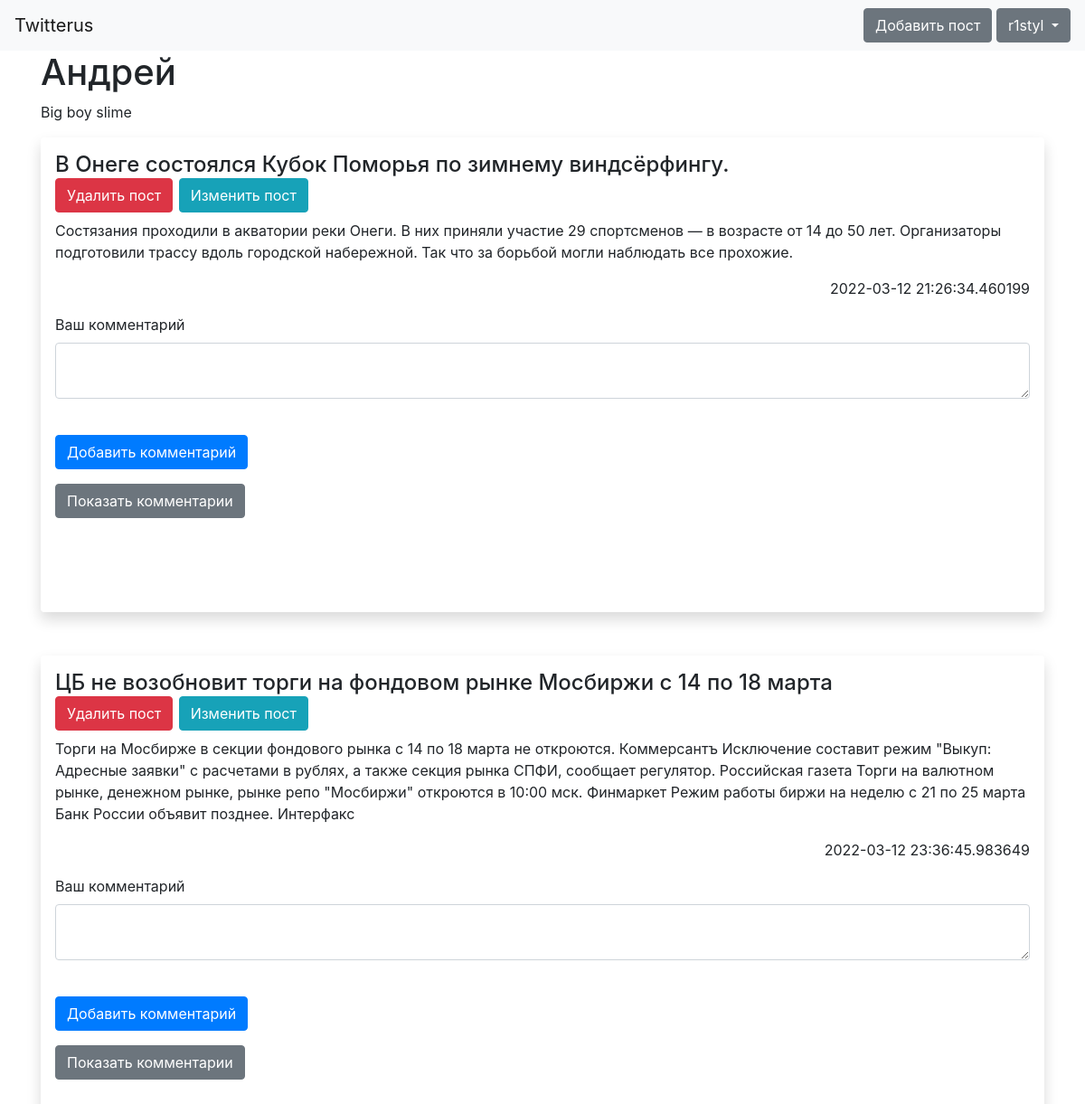
The app's page /user/1 (signed in) with its own data.
### data/users.py (models this page shows, shortened)
class User(SqlAlchemyBase, UserMixin, SerializerMixin):
    __tablename__ = 'users'
    id = sqlalchemy.Column(sqlalchemy.Integer, primary_key=True, autoincrement=True, unique=True)
    email = sqlalchemy.Column(sqlalchemy.String, unique=True)
    name = sqlalchemy.Column(sqlalchemy.String)
    nick = sqlalchemy.Column(sqlalchemy.String, unique=True)
    about = sqlalchemy.Column(sqlalchemy.String)
    hashed_password = sqlalchemy.Column(sqlalchemy.String)
    created_date = sqlalchemy.Column(sqlalchemy.DateTime,
                                     default=datetime.datetime.now)

### data/posts.py (models this page shows)
class Post(SqlAlchemyBase, SerializerMixin):
    __tablename__ = 'posts'
    id = sqlalchemy.Column(sqlalchemy.Integer, primary_key=True, autoincrement=True)
    title = sqlalchemy.Column(sqlalchemy.String)
    creater_id = sqlalchemy.Column(sqlalchemy.Integer, sqlalchemy.ForeignKey("users.id"))
    text = sqlalchemy.Column(sqlalchemy.String)
    create_data = sqlalchemy.Column(sqlalchemy.DateTime, default=datetime.datetime.now)
    user = orm.relation('User')

### app.py (the view, shortened to what this page needs)
@app.route('/user/<int:user_id>', methods=['GET', 'POST'])
def get_user(user_id):
    db_sess = db_session.create_session()
    user = db_sess.query(User).get(user_id)
    if user:
        all_post = db_sess.query(Post).filter(Post.creater_id == user_id)
        comments = db_sess.query(Comment).all()
        form = AddCommentForm()
        return render_template('user.html', title=user.nick, name=user.name, about=user.about, posts=all_post, id=user_id, comments=comments, form=form)
    return jsonify({'error': 'user not found'})

### forms/comment.py
class AddCommentForm(FlaskForm):
    text = TextAreaField('Ваш комментарий', validators=[DataRequired()])
    main_post = IntegerField()
    submit = SubmitField('Добавить комментарий', validators=[DataRequired()])

### app.py (called while the page is built)
@login_manager.user_loader
def load_user(user_id):
    db_sess = db_session.create_session()
    return db_sess.query(User).get(user_id)

### data/db_session.py (called while the page is built)
def create_session() -> Session:
    global __factory
    return __factory()

### templates/user.html (shortened to what this page needs)
{% extends "base.html" %}
{% block content %}
<h1>{{ name }}</h1>
<div>
    <p>
        {{ about }}
    </p>
</div>
{% for item in posts %}
<div class="shadow p-3 mb-5 bg-body rounded">
    <h4>{{ item.title }}
    {% if id == current_user.id %}
        <br>
        <a class="btn btn-danger" href="/api/posts/del/{{ item.id }}">Удалить пост</a>
        <a class="btn btn-info" href="/edit_post/{{ item.id }}">Изменить пост</a>
    {% endif %}
    </h4>
    <p>{{ item.text }}</p>
    <div align="right">
        <p>{{ item.create_data }}</p>
    </div>
    {% if current_user.is_authenticated %}
    <form action="" method="post">
        <p>
            {{ form.text.label }}<br>
            {{ form.text(class="form-control") }}<br>
        </p>
        <p>{{ form.submit(type="submit", class="btn btn-primary") }}</p>
    </form>
    {% endif %}
    <p>
        <button class="btn btn-secondary" type="button" data-bs-toggle="collapse" data-bs-target="#collapseWidthExample{{ item.id }}" aria-expanded="false" aria-controls="collapseWidthExample{{ item.id }}">
            Показать комментарии
        </button>
    </p>
    {% for com in comments[::-1] %}
        {% if com.main_post == item.id %}
        <br>
        {% endif %}
    {% endfor %}
</div>
{% endfor %}
{% endblock %}

### templates/base.html (shortened to what this page needs)
<!doctype html>
<html lang="en">
<head>
    <link rel="stylesheet"
          href="https://stackpath.bootstrapcdn.com/bootstrap/4.4.1/css/bootstrap.min.css"
>
</head>
<body>
<header>
    <nav class="navbar navbar-light bg-light">
        <a class="navbar-brand" href="/">Twitterus</a>
        {% if current_user.is_authenticated %}
            <div class="dropdown">
            <a class="btn btn-secondary" href="/add_post">Добавить пост</a>
              <button class="btn btn-secondary dropdown-toggle" type="button" id="dropdownMenuButton1" data-bs-toggle="dropdown" aria-expanded="false">
                {{ current_user.nick }}
              </button>
            </div>
        {% else %}
            <p>
                <a class="btn btn-primary " href="/register">Зарегистрироваться</a>
                <a class="btn btn-success" href="/login">Войти</a>
            </p>
        {% endif %}
    </nav>
</header>
<main role="main" class="container">
    {% block content %}{% endblock %}
</main>
</body>
</html>

### records on screen
User: nick "r1styl", name "Андрей", about "Big boy slime"
Post: title "В Онеге состоялся Кубок Поморья по зимнему виндсёрфингу.", text "Состязания проходили в акватории реки Онеги. В них приняли участие 29 спортсменов — в возрасте от 14 до 50 лет. Организаторы подготовили трассу вдоль городской набережной. Так что за борьбой могли наблюдать все прохожие.", create_data "2022-03-12 21:26:34.460199", text.label "Ваш комментарий"
Post: title "ЦБ не возобновит торги на фондовом рынке Мосбиржи с 14 по 18 марта", text "Торги на Мосбирже в секции фондового рынка с 14 по 18 марта не откроются. Коммерсантъ Исключение составит режим \"Выкуп: Адресные заявки\" с расчетами в рублях, а также секция рынка СПФИ, сообщает регулятор. Российская газета Торги на валютном рынке, денежном рынке, рынке репо \"Мосбиржи\" откроются в 10:00 мск. Финмаркет Режим работы биржи на неделю с 21 по 25 марта Банк России объявит позднее. Интерфакс", create_data "2022-03-12 23:36:45.983649", text.label "Ваш комментарий"
